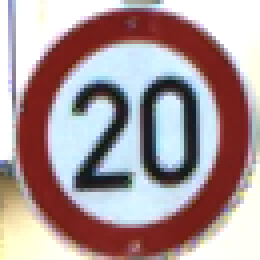
#> input picture FullIJCNN2013/00/00002.ppm, 65 x 65 px (shown 4 times larger); its folder holds only this picture in this run
$ python -i gtsrb.py   (imports and definitions only)
#> lines starting #> are read from the running program, lines starting #| are printed output that depends on the picture
import numpy as np
from skimage import color, exposure, transform
from skimage import io
import os
import glob
from keras.models import Sequential
from keras.layers.core import Dense, Dropout, Activation, Flatten
from keras.layers.convolutional import Conv2D
from keras.layers.pooling import MaxPooling2D
from keras.optimizers import SGD
from keras import backend as K
# [1 line not run here, left out]
from keras.optimizers import SGD
from keras.callbacks import LearningRateScheduler, ModelCheckpoint
import pandas as pd

NUM_CLASSES = 43
IMG_SIZE = 48

def preprocess_img(img):
    # Histogram normalization in v channel
    hsv = color.rgb2hsv(img)
#> hsv: shape (65, 65, 3) float64; mean of channels 0, 1, 2 0.338, 0.311, 0.722
    hsv[:, :, 2] = exposure.equalize_hist(hsv[:, :, 2])
#> hsv: shape (65, 65, 3) float64; mean of channels 0, 1, 2 0.338, 0.311, 0.557
    img = color.hsv2rgb(hsv)
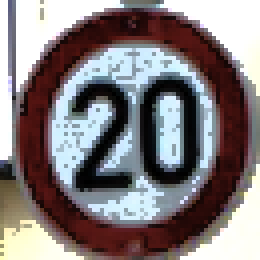
#> img: shape (65, 65, 3) float64 (shown 4 times larger); mean R, G, B 0.517, 0.487, 0.493

    # central square crop
    min_side = min(img.shape[:-1])
#> min_side = 65
    centre = img.shape[0] // 2, img.shape[1] // 2
#> centre = (32, 32)
    img = img[centre[0] - min_side // 2:centre[0] + min_side // 2,
              centre[1] - min_side // 2:centre[1] + min_side // 2,
              :]
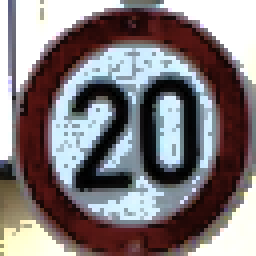
#> img: shape (64, 64, 3) float64 (shown 4 times larger); mean R, G, B 0.507, 0.476, 0.484

    # rescale to standard size
    img = transform.resize(img, (IMG_SIZE, IMG_SIZE))
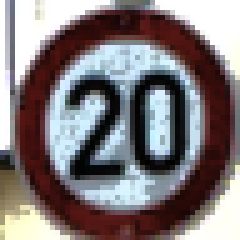
#> img: shape (48, 48, 3) float64 (shown 5 times larger); mean R, G, B 0.507, 0.476, 0.484

    # roll color axis to axis 0
    img = np.rollaxis(img, -1)

    return img


def get_class(img_path):
    return int(img_path.split('/')[-2])

root_dir = 'GTSRB/Final_Training/Images/'
imgs = []
labels = []

all_img_paths = glob.glob(os.path.join(root_dir, '*/*.ppm'))
# [6 lines not run here, left out]

X = np.array(imgs, dtype='float32')
# Make one hot targets
Y = np.eye(NUM_CLASSES, dtype='uint8')[labels]


def cnn_model():
    model = Sequential()

    model.add(Conv2D(32, (3, 3), padding='same',
                     input_shape=(3, IMG_SIZE, IMG_SIZE),
                     activation='relu'))
    model.add(Conv2D(32, (3, 3), activation='relu'))
    model.add(MaxPooling2D(pool_size=(2, 2)))
    model.add(Dropout(0.2))

    model.add(Conv2D(64, (3, 3), padding='same',
                     activation='relu'))
    model.add(Conv2D(64, (3, 3), activation='relu'))
    model.add(MaxPooling2D(pool_size=(2, 2)))
    model.add(Dropout(0.2))

    model.add(Conv2D(128, (3, 3), padding='same',
                     activation='relu'))
    model.add(Conv2D(128, (3, 3), activation='relu'))
    model.add(MaxPooling2D(pool_size=(2, 2)))
    model.add(Dropout(0.2))

    model.add(Flatten())
    model.add(Dense(512, activation='relu'))
    model.add(Dropout(0.5))
    model.add(Dense(NUM_CLASSES, activation='softmax'))
    return model


# [1 line that did not run here, left out]

# let's train the model using SGD + momentum
lr = 0.01
# [1 line that did not run here, left out]
# [3 lines not run here, left out]


def lr_schedule(epoch):
    return lr * (0.1 ** int(epoch / 10))

batch_size = 32
epochs = 5

# [7 lines not run here, left out]


# [1 line that did not run here, left out]

# Load test dataset
X_test = []
y_test = []
i = 0
# [4 lines not run here, left out]

X_test = np.array(X_test)
y_test = np.array(y_test)

# predict and evaluate
# [1 line that did not run here, left out]
# [1 line that did not run here, left out]
# [1 line not run here, left out]


"""

from keras.preprocessing.image import ImageDataGenerator
from sklearn.cross_validation import train_test_split

X_train, X_val, Y_train, Y_val = train_test_split(X, Y,
                                                  test_size=0.2, random_state=42)

datagen = ImageDataGenerator(featurewise_center=False,
                             featurewise_std_normalization=False,
                             width_shift_range=0.1,
                             height_shift_range=0.1,
                             zoom_range=0.2,
                             shear_range=0.1,
                             rotation_range=10.)

datagen.fit(X_train)

# Reinitialize model and compile
model = cnn_model()
model.compile(loss='categorical_crossentropy',
              optimizer=sgd,
              metrics=['accuracy'])

# Train again
epochs = 30
model.fit_generator(datagen.flow(X_train, Y_train, batch_size=batch_size),
                    steps_per_epoch=X_train.shape[0],
                    epochs=epochs,
                    validation_data=(X_val, Y_val),
                    callbacks=[LearningRateScheduler(lr_schedule),
                               ModelCheckpoint('model.h5', save_best_only=True)]
                    )


"""

>>> import cv2
>>> picture = cv2.cvtColor(cv2.imread('../../FullIJCNN2013/00/00002.ppm'), cv2.COLOR_BGR2RGB)
>>> result = preprocess_img(picture)

$ run again, on FullIJCNN2013/00/00003.ppm
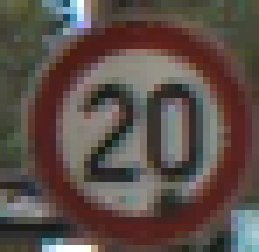
#> input picture FullIJCNN2013/00/00003.ppm, 37 x 36 px (shown 7 times larger)
#> in preprocess_img, `img = img[centre[0] - min_side // 2:centre[0] + min_side // 2, centre[..`:
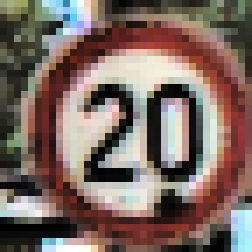
#> img: shape (36, 36, 3) float64 (shown 7 times larger); mean R, G, B 0.489, 0.416, 0.388
#> in preprocess_img, `img = transform.resize(img, (IMG_SIZE, IMG_SIZE))`:
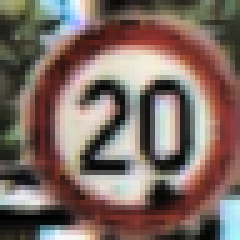
#> img: shape (48, 48, 3) float64 (shown 5 times larger); mean R, G, B 0.489, 0.416, 0.388
